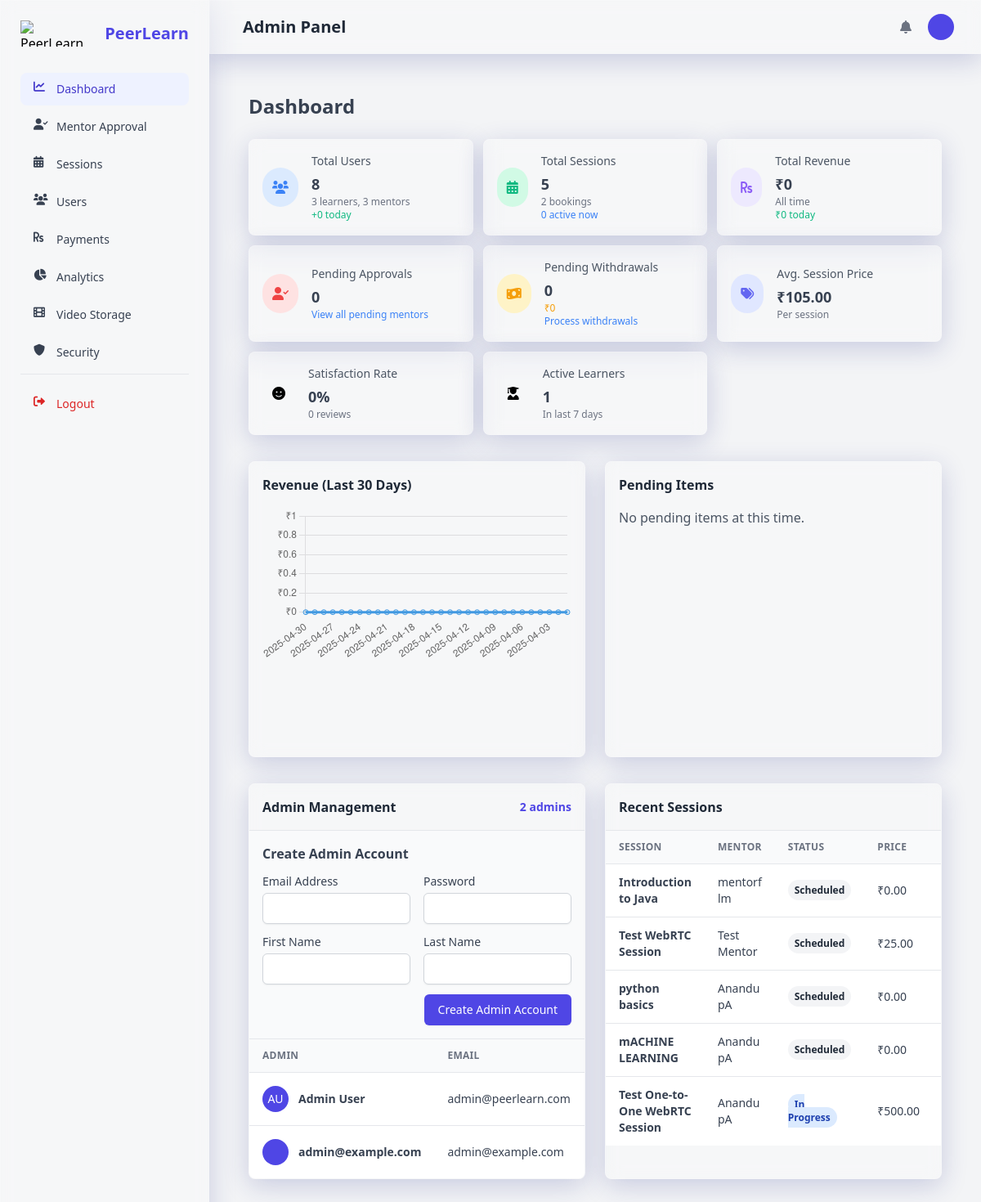
/admin-panel/ (signed in), run on an earlier commit of the app's database.
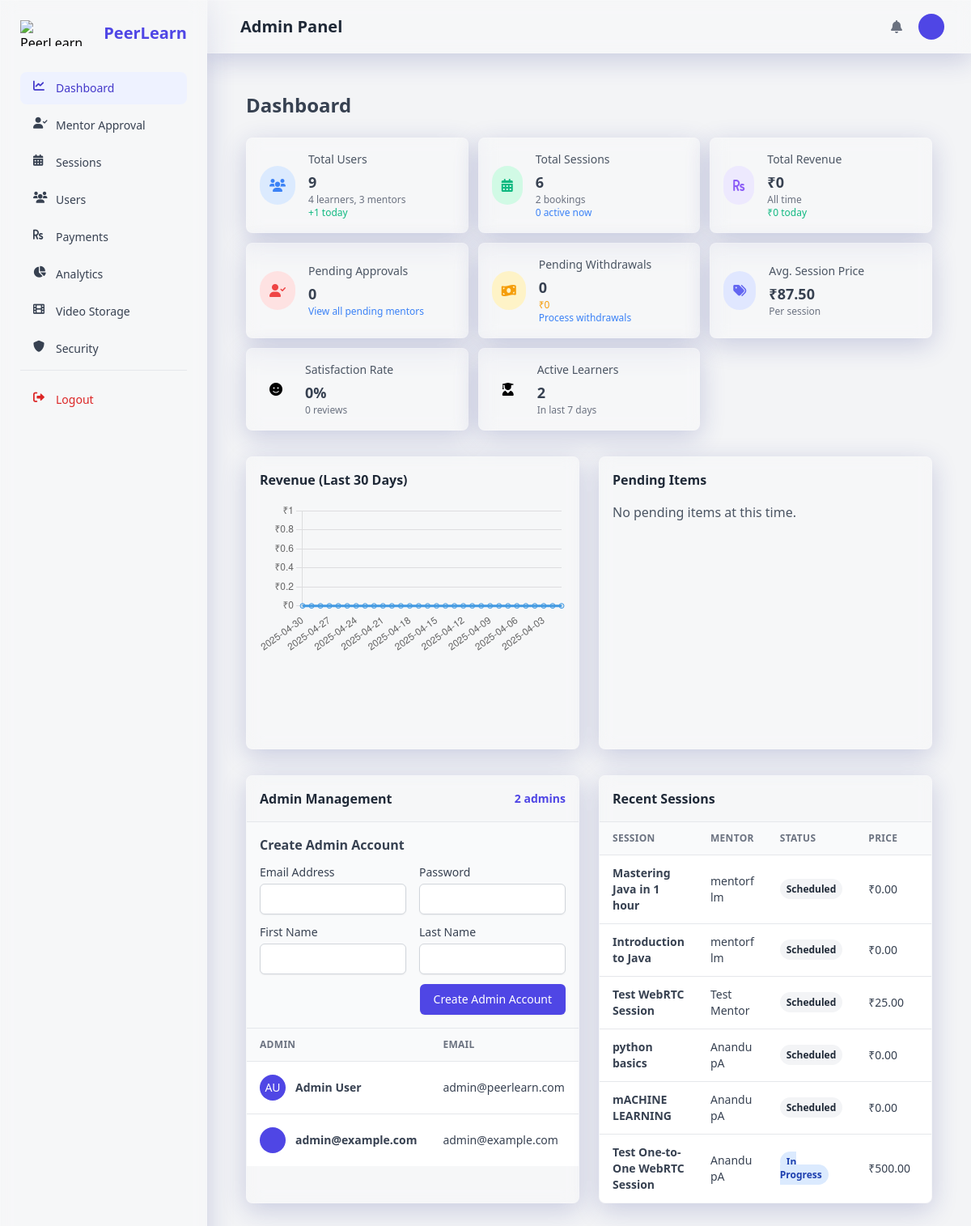
And on a later commit of the database.
### users/models.py (models this page shows, shortened)
class User(AbstractUser):
    ROLE_CHOICES = (
        ('learner', _('Learner')),
        ('mentor', _('Mentor')),
        ('admin', _('Admin')),
    )
    username = None
    email = models.EmailField(_('email address'), unique=True)
    profile_picture = models.ImageField(_('profile picture'), upload_to='profile_pictures/', blank=True, null=True)
    role = models.CharField(_('role'), max_length=10, choices=ROLE_CHOICES, default='learner')
    two_factor_enabled = models.BooleanField(_('two-factor authentication'), default=False)
    USERNAME_FIELD = 'email'
    REQUIRED_FIELDS = []
    objects = UserManager()
    def get_full_name(self):
        return f"{self.first_name} {self.last_name}".strip() or self.email
    full_name = property(get_full_name)

class MentorProfile(models.Model):
    user = models.OneToOneField(User, on_delete=models.CASCADE, related_name='mentor_profile')
    expertise = models.CharField(_('area of expertise'), max_length=255)
    bio = models.TextField(_('biography'))
    hourly_rate = models.DecimalField(_('hourly rate'), max_digits=10, decimal_places=2)
    is_approved = models.BooleanField(_('approved status'), default=False)
    intro_video = models.URLField(_('introduction video'), blank=True, null=True)
    average_rating = models.DecimalField(_('average rating'), max_digits=3, decimal_places=2, default=0)
    total_reviews = models.PositiveIntegerField(_('total reviews'), default=0)
    created_at = models.DateTimeField(auto_now_add=True)
    updated_at = models.DateTimeField(auto_now=True)

### learning_sessions/models.py (models this page shows, shortened)
class Session(models.Model):
    STATUS_CHOICES = (
        ('scheduled', _('Scheduled')),
        ('in_progress', _('In Progress')),
        ('completed', _('Completed')),
        ('cancelled', _('Cancelled')),
    )
    mentor = models.ForeignKey(MentorProfile, on_delete=models.CASCADE, related_name='sessions')
    title = models.CharField(_('title'), max_length=255)
    description = models.TextField(_('description'))
    topics_to_cover = models.TextField(_('topics to cover'), blank=True, help_text=_("List of topics that will be covered in this session"))
    start_time = models.DateTimeField(_('start time'))
    end_time = models.DateTimeField(_('end time'))
    price = models.DecimalField(_('price'), max_digits=10, decimal_places=2)
    max_participants = models.PositiveIntegerField(_('maximum participants'), default=1)
    current_participants = models.PositiveIntegerField(_('current participants'), default=0)
    status = models.CharField(_('status'), max_length=20, choices=STATUS_CHOICES, default='scheduled')
    tags = models.CharField(_('tags'), max_length=255, blank=True, help_text=_("Comma-separated tags"))
    thumbnail = models.ImageField(_('thumbnail'), upload_to='session_thumbnails/', blank=True, null=True)
    created_at = models.DateTimeField(auto_now_add=True)
    updated_at = models.DateTimeField(auto_now=True)
    class Meta:
        ordering = ['start_time']
        indexes = [
            models.Index(fields=['start_time']),
            models.Index(fields=['status']),
        ]

### admin_panel/views.py (the view)
# urls.py: path('', views.admin_dashboard, name='admin_dashboard'),
@login_required
@user_passes_test(is_admin)
def admin_dashboard(request):
    today = timezone.now().date()
    total_users = User.objects.count()
    total_learners = User.objects.filter(role='learner').count()
    total_mentors = User.objects.filter(role='mentor').count()
    total_admins = User.objects.filter(role='admin').count()
    new_users_today = User.objects.filter(date_joined__date=today).count()
    active_learners = User.objects.filter(
        role='learner',
        last_login__gte=timezone.now() - timedelta(days=7)
    ).count()
    total_sessions = Session.objects.count()
    total_bookings = Booking.objects.filter(status='confirmed').count()
    now = timezone.now()
    active_sessions = Session.objects.filter(
        start_time__lte=now,
        end_time__gte=now
    ).count()
    total_revenue = Transaction.objects.filter(status='completed').aggregate(Sum('amount'))['amount__sum'] or 0
    revenue_today = Transaction.objects.filter(
        status='completed',
        created_at__date=today
    ).aggregate(Sum('amount'))['amount__sum'] or 0
    pending_mentors = MentorProfile.objects.filter(is_approved=False).select_related('user')
    pending_count = pending_mentors.count()
    pending_withdrawals = WithdrawalRequest.objects.filter(status='pending').select_related('mentor__user')
    pending_withdrawal_count = pending_withdrawals.count()
    pending_withdrawal_amount = pending_withdrawals.aggregate(Sum('amount'))['amount__sum'] or 0
    avg_session_price = Session.objects.aggregate(Avg('price'))['price__avg'] or 0
    avg_session_price = round(avg_session_price, 2)
    feedback_count = Feedback.objects.count()
    satisfaction_rate = 0
    if feedback_count > 0:
        satisfaction_rate = round(Feedback.objects.aggregate(Avg('rating'))['rating__avg'] * 20 or 0)  # Convert 5-star to percentage
    admin_users = User.objects.filter(role='admin').order_by('-date_joined')
    thirty_days_ago = timezone.now() - timedelta(days=30)
    recent_transactions = Transaction.objects.filter(
        status='completed',
        created_at__gte=thirty_days_ago
    )
    revenue_by_day = {}
    for i in range(30):
        day = (timezone.now() - timedelta(days=i)).date()
        revenue_by_day[day.strftime('%Y-%m-%d')] = 0
    for transaction in recent_transactions:
        day = transaction.created_at.date().strftime('%Y-%m-%d')
        if day in revenue_by_day:
            revenue_by_day[day] += float(transaction.amount)
    chart_labels = list(revenue_by_day.keys())
    chart_data = list(revenue_by_day.values())
    recent_sessions = Session.objects.all().order_by('-created_at')[:10]
    context = {
        'total_users': total_users,
        'total_learners': total_learners,
        'total_mentors': total_mentors,
        'total_admins': total_admins,
        'new_users_today': new_users_today,
        'active_learners': active_learners,
        'total_sessions': total_sessions,
        'total_bookings': total_bookings,
        'active_sessions': active_sessions,
        'total_revenue': total_revenue,
        'revenue_today': revenue_today,
        'pending_mentors': pending_mentors,
        'pending_count': pending_count,
        'pending_withdrawals': pending_withdrawals,
        'pending_withdrawal_count': pending_withdrawal_count,
        'pending_withdrawal_amount': pending_withdrawal_amount,
        'avg_session_price': avg_session_price,
        'satisfaction_rate': satisfaction_rate,
        'feedback_count': feedback_count,
        'chart_labels': chart_labels,
        'chart_data': chart_data,
        'recent_sessions': recent_sessions,
        'admin_users': admin_users,
    }
    return render(request, 'admin_panel/dashboard.html', context)

### admin_panel/views.py (called while the page is built)
def is_admin(user):
    return user.is_authenticated and user.role == 'admin'

### templates/admin_panel/dashboard.html (shortened to what the changed rows need)
{% extends 'admin_panel/base.html' %}
{% load static %}
{% load i18n %}
{% block content %}
<div class="container px-6 mx-auto grid">
    <h2 class="my-6 text-2xl font-semibold text-gray-700">
        {% trans "Dashboard" %}
    </h2>
    <div class="grid gap-3 mb-8 grid-cols-1 sm:grid-cols-2 lg:grid-cols-3 xl:grid-cols-4">
        <div class="flex items-center p-4 bg-white rounded-lg shadow-xs glassmorphism">
            <div>
                <p class="mb-1 text-sm font-medium text-gray-600">
                    {% trans "Total Users" %}
                </p>
                <p class="text-lg font-semibold text-gray-700">
                    {{ total_users }}
                </p>
                <div class="flex flex-col text-xs text-gray-500">
                    <span>{{ total_learners }} {% trans "learners" %}, {{ total_mentors }} {% trans "mentors" %}</span>
                    <span class="text-green-500">+{{ new_users_today }} {% trans "today" %}</span>
                </div>
            </div>
        </div>
        <div class="flex items-center p-4 bg-white rounded-lg shadow-xs glassmorphism">
            <div>
                <p class="mb-1 text-sm font-medium text-gray-600">
                    {% trans "Total Sessions" %}
                </p>
                <p class="text-lg font-semibold text-gray-700">
                    {{ total_sessions }}
                </p>
                <div class="flex flex-col text-xs text-gray-500">
                    <span>{{ total_bookings }} {% trans "bookings" %}</span>
                    <span class="text-blue-500">{{ active_sessions }} {% trans "active now" %}</span>
                </div>
            </div>
        </div>
        <div class="flex items-center p-4 bg-white rounded-lg shadow-xs glassmorphism">
            <div>
                <p class="mb-1 text-sm font-medium text-gray-600">
                    {% trans "Avg. Session Price" %}
                </p>
                <p class="text-lg font-semibold text-gray-700">
                    ₹{{ avg_session_price }}
                </p>
                <div class="flex flex-col text-xs text-gray-500">
                    <span>{% trans "Per session" %}</span>
                </div>
            </div>
        </div>
        <div class="flex items-center p-4 bg-white rounded-lg shadow-xs glassmorphism">
            <div>
                <p class="mb-1 text-sm font-medium text-gray-600">
                    {% trans "Active Learners" %}
                </p>
                <p class="text-lg font-semibold text-gray-700">
                    {{ active_learners }}
                </p>
                <div class="flex flex-col text-xs text-gray-500">
                    <span>{% trans "In last 7 days" %}</span>
                </div>
            </div>
        </div>
    </div>
    <div class="grid gap-6 mb-8 md:grid-cols-2">
        <div class="w-full overflow-hidden rounded-lg shadow-xs glassmorphism mb-8">
            <div class="w-full overflow-x-auto">
                {% if admin_users %}
                <table class="w-full whitespace-no-wrap">
                    <thead>
                        <tr class="text-xs font-semibold tracking-wide text-left text-gray-500 uppercase border-b bg-gray-50">
                            <th class="px-4 py-3">{% trans "Admin" %}</th>
                            <th class="px-4 py-3">{% trans "Email" %}</th>
                        </tr>
                    </thead>
                    <tbody class="bg-white divide-y">
                        {% for admin in admin_users %}
                        <tr class="text-gray-700">
                            <td class="px-4 py-3">
                                <div class="flex items-center text-sm">
                                    <div class="h-8 w-8 rounded-full bg-indigo-600 flex items-center justify-center text-white uppercase mr-3">
                                        {{ admin.first_name|first }}{{ admin.last_name|first }}
                                    </div>
                                    <div class="font-semibold">{{ admin.get_full_name }}</div>
                                </div>
                            </td>
                            <td class="px-4 py-3 text-sm">
                                {{ admin.email }}
                            </td>
                        </tr>
                        {% endfor %}
                    </tbody>
                </table>
                {% else %}
                <div class="p-4 text-center text-gray-500">
                    {% trans "No admin users found." %}
                </div>
                {% endif %}
            </div>
        </div>
        <div class="w-full overflow-hidden rounded-lg shadow-xs glassmorphism mb-8">
            <div class="w-full overflow-x-auto">
                <table class="w-full whitespace-no-wrap">
                    <thead>
                        <tr class="text-xs font-semibold tracking-wide text-left text-gray-500 uppercase border-b bg-gray-50">
                            <th class="px-4 py-3">{% trans "Session" %}</th>
                            <th class="px-4 py-3">{% trans "Mentor" %}</th>
                            <th class="px-4 py-3">{% trans "Status" %}</th>
                            <th class="px-4 py-3">{% trans "Price" %}</th>
                            <th class="px-4 py-3">{% trans "Schedule" %}</th>
                        </tr>
                    </thead>
                    <tbody class="bg-white divide-y">
                        {% for session in recent_sessions %}
                        <tr class="text-gray-700">
                            <td class="px-4 py-3">
                                <div class="flex items-center text-sm">
                                    <div class="font-semibold">{{ session.title }}</div>
                                </div>
                            </td>
                            <td class="px-4 py-3 text-sm">
                                {{ session.mentor.user.get_full_name }}
                            </td>
                            <td class="px-4 py-3 text-xs">
                                <span class="px-2 py-1 font-semibold leading-tight rounded-full
                                {% if session.status == 'scheduled' %}
                                    bg-gray-100 text-gray-800
                                {% elif session.status == 'in_progress' %}
                                    bg-blue-100 text-blue-800
                                {% elif session.status == 'completed' %}
                                    bg-green-100 text-green-800
                                {% elif session.status == 'cancelled' %}
                                    bg-red-100 text-red-800
                                {% endif %}">
                                    {{ session.get_status_display }}
                                </span>
                            </td>
                            <td class="px-4 py-3 text-sm">
                                ₹{{ session.price }}
                            </td>
                            <td class="px-4 py-3 text-sm">
                            </td>
                        </tr>
                        {% empty %}
                        <tr>
                            <td colspan="5" class="px-4 py-3 text-center text-gray-500">
                                {% trans "No sessions found." %}
                            </td>
                        </tr>
                        {% endfor %}
                    </tbody>
                </table>
            </div>
        </div>
    </div>
</div>
{% endblock %}

What changed in the data, as far as the page shows it:
added Session: title "Mastering Java in 1 hour", mentor.user.get_full_name "mentorf lm", status "Scheduled", price "0.00"
Also different on the page:
{{ total_users }}: "8" → "9"
{{ total_learners }}: "3" → "4"
{{ new_users_today }}: "0" → "1"
{{ total_sessions }}: "5" → "6"
{{ avg_session_price }}: "105.00" → "87.50"
{{ active_learners }}: "1" → "2"
